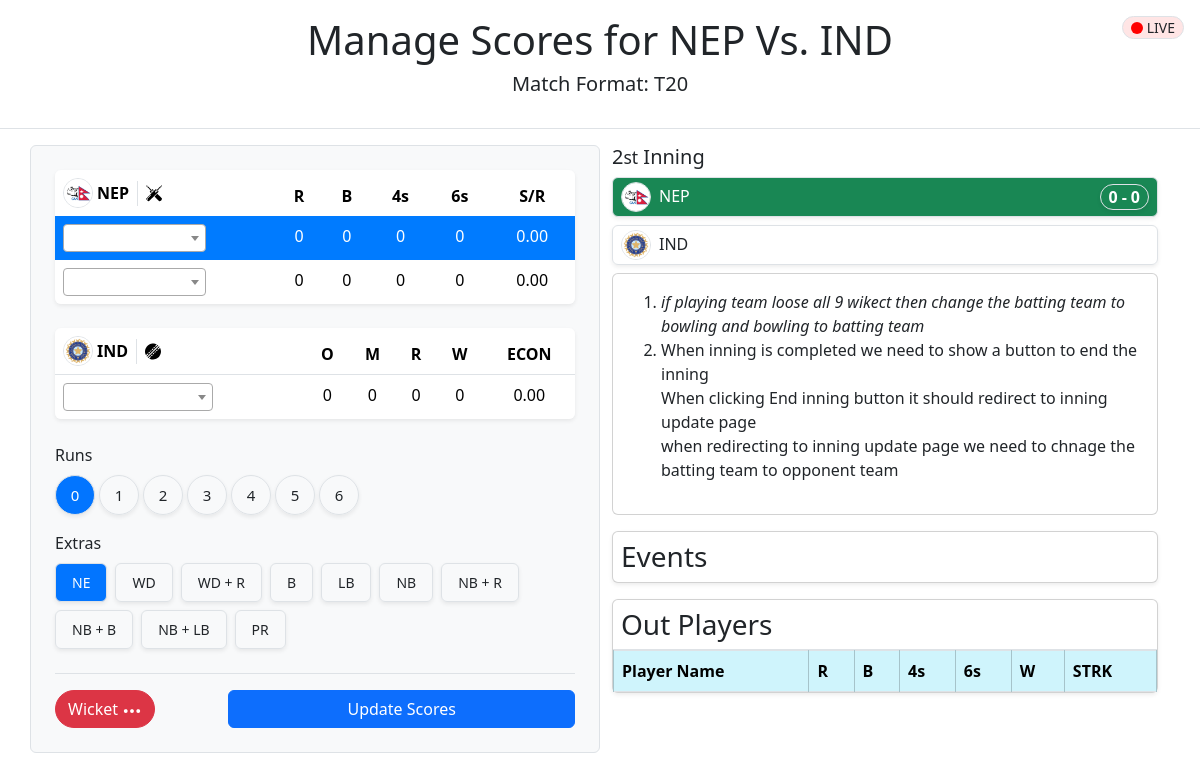
The page /cricket/manage_scores/3/ on the database its author committed.
### cricket/models.py (models this page shows, shortened)
class Match(models.Model):
    TOSS_DECISION_CHOICES = [
        ('bat', 'Decided to bat first'),
        ('bowl', 'Decided to bowl first'),
    ]
    INNING_CHOICES = [
        (1, 'First Inning'),
        (2, 'Second Inning'),
    ]
    MATCH_TYPE = [
        (1, 'Day'),
        (2, 'Day and Night'),
    ]
    match_name = models.CharField(max_length=100)
    date = models.DateField()
    time = models.TimeField(null=True, blank=True)  # New field for time
    location = models.ForeignKey(Location, on_delete=models.CASCADE)
    umpire = models.ManyToManyField('Umpire', related_name='umpires')
    team1 = models.ForeignKey(Team, on_delete=models.CASCADE, related_name='team1_matches', default=None)
    team2 = models.ForeignKey(Team, on_delete=models.CASCADE, related_name='team2_matches', default=None)
    batting_team = models.ForeignKey(Team, on_delete=models.CASCADE, related_name='batting_team_matches', null=True, blank=True)
    toss_winner = models.ForeignKey(Team, on_delete=models.CASCADE, related_name='toss_winner', null=True, blank=True)
    toss_decision = models.CharField(max_length=4, choices=TOSS_DECISION_CHOICES, null=True, blank=True)
    bowler = models.ForeignKey(Player, on_delete=models.CASCADE, related_name='bowler_matches', null=True, blank=True)
    striker = models.ForeignKey(Player, on_delete=models.CASCADE, related_name='striker_matches', null=True, blank=True)
    non_striker = models.ForeignKey(Player, on_delete=models.CASCADE, related_name='non_striker_matches', null=True, blank=True)
    inning = models.IntegerField(choices=INNING_CHOICES, null=True, blank=True, default=1)
    match_type = models.IntegerField(choices=MATCH_TYPE, null=True, blank=True, default=1)
    last_inning_team = models.CharField(max_length=4, null=True, blank=True)

class League(models.Model):
    T20 = 'T20'
    ODI = 'ODI'
    MATCH_FORMAT_CHOICES = [
        (T20, 'T20'),
        (ODI, 'ODI'),
    ]
    name = models.CharField(max_length=100)
    start_date = models.DateField()
    end_date = models.DateField()
    country = models.CharField(max_length=50)
    match_format = models.CharField(
        max_length=3,
        choices=MATCH_FORMAT_CHOICES,
        default=T20,  # You can set the default option if needed
    )
    matches = models.ManyToManyField(Match, related_name='leagues', blank=True)

class Team(models.Model):
    name = models.CharField(max_length=100)
    country = models.CharField(max_length=50)
    coach = models.ForeignKey(Coach, on_delete=models.CASCADE)
    players = models.ManyToManyField('Player', related_name='teams')
    logo = models.ImageField(upload_to='team_logos/', null=True, blank=True)
    team_profile = models.TextField(blank=True)
    def __str__(self):
        return self.name

### cricket/views.py (the view)
# urls.py: path('manage_scores/<int:match_id>/', views.manage_scores, name='manage_scores'),
def manage_scores(request, match_id):
    match = get_object_or_404(Match, pk=match_id)
    associated_league = League.objects.filter(matches__id=match_id).first()
    if request.method == 'POST':
        form = LiveScoreForm(request.POST)
        bowler_id = request.POST.get('bowler_id')
        if form.is_valid():
            live_score = form.save(commit=False)
            live_score.match = match
            team_id = request.POST.get('team')
            bowler_id = request.POST.get('bowler')
            strike_id = request.POST.get('strike')
            non_strike_id = request.POST.get('non_strike')
            out_player_id = request.POST.get('out_player_value')
            active_inning = request.POST.get('inning')
            batting_team = request.POST.get('batting_team')
            wicket_by = request.POST.get('wicket_by')
            wicket_at = request.POST.get('wicket_at')
            run_at = request.POST.get('run_at')
            over_run = request.POST.get('over_run')
            partner = request.POST.get('partner')
            partner_data = request.POST.get('partner_data')
            partner_data = request.POST.get('partner_data')
            last_inning_team = request.POST.get('last_inning_team')
            match.bowler_id = bowler_id
            match.striker_id = strike_id
            match.non_striker_id = non_strike_id
            match.batting_team_id = batting_team
            match.inning = active_inning
            match.last_inning_team = last_inning_team
            match.save()
            live_score.bowler_id = bowler_id
            live_score.strike_id = strike_id
            live_score.non_strike_id = non_strike_id
            live_score.team_id = team_id
            live_score.out_player_id = out_player_id
            live_score.wicket_by_id = wicket_by
            live_score.wicket_at = wicket_at
            live_score.run_at = run_at
            live_score.over_run = over_run
            live_score.partner = partner
            live_score.partner_data = partner_data
            live_score.save()
            return JsonResponse({'success': True})
        else:
            return JsonResponse({'success': False, 'errors': form.errors})
    else:
        form = LiveScoreForm()
    return render(request, 'manage_scores.html', {'match': match, 'associated_league': associated_league, 'form': form})

### cricket/forms.py
class LiveScoreForm(forms.ModelForm):
    class Meta:
        model = LiveScore
        fields = ['runs', 'extras', 'wicket', 'wicket_by', 'out_player']
        widgets = {
            'runs': forms.RadioSelect,
            'extras': forms.RadioSelect(attrs={'class': 'd-flex gap-2 radio-el flex-wrap'}),
            'out_player': forms.Select(attrs={'class': 'form-select select'}),
            'wicket': forms.RadioSelect(attrs={'class': 'd-flex radio-el flex-wrap gap-2'}),
            'wicket_by': forms.Select(attrs={'class': 'form-select select'}),
        }

### cricket/models.py (called while the page is built)
    def __str__(self):
        return f"{self.first_name} {self.last_name}"

### cricket/templates/manage_scores.html (shortened to what this page needs)
{% load static %}
<!DOCTYPE html>
<html>
    <head>
        <link rel="stylesheet" type="text/css" href="{% static 'cricket/css/view.css' %}">
        <link rel="stylesheet" type="text/css" href="{% static 'cricket/vendor/css/select2.css' %}">
        <link rel="stylesheet" type="text/css" href="{% static 'cricket/vendor/css/bootstrap.css' %}">
    </head>
    <body>
        <div class="py-3 text-center mb-3 border-bottom position-relative">
            <h1>Manage Scores for {{ match.match_name }}</h1>
            <h5>
                {% if associated_league %}
                    <p>Match Format: {{ associated_league.match_format }}</p>
                {% else %}
                    <p>No associated league found for this match.</p>
                {% endif %}
            </h5>
            <span class="position-absolute top-0 end-0 m-3 border p-0 px-2 text-uppercase rounded-pill d-flex align-items-center live"><span class="livedot me-1"></span><small>live</small></span>
        </div>
        <div class="container mb-5">
            <div class="row">
                {% include 'partials/liveadmin/score_updater.html' %}
                <div class="col-md-6">
                    {% include 'partials/liveadmin/inning_info.html' %}
                    {% include 'partials/liveadmin/notes.html' %}
                    {% include 'partials/liveadmin/details.html' %}
                    {% include 'partials/liveadmin/out_players.html' %}
                </div>
            </div>
        </div>
    </body>
</html>

### cricket/templates/partials/liveadmin/score_updater.html (shortened to what this page needs)
<div class="col-md-6 card p-4 border bg-light ">
    <form method="post" id="liveScoreForm" data-team="" data-out="" data-inning="{{ match.inning }}" data-batting="{{ match.batting_team_id }}" data-bowler="{{ match.bowler_id }}">
        <div class="batting-player-stats">
            <table class="table table-borderless mb-4 rounded shadow-sm overflow-hidden text-center">
                <thead>
                    <tr>
                        <th class="d-flex align-items-center">
                            <span class="batting-team-logo me-1">
                                <img class="border rounded-circle" style="width: 30px; height:30px;"  src="{{ match.batting_team.logo.url }}" alt="{{ match.batting_team.name }} Logo">
                            </span> {{ match.batting_team }}
                        </th>
                        <th>R</th>
                        <th>B</th>
                        <th>4s</th>
                        <th>6s</th>
                        <th>S/R</th>
                    </tr>
                </thead>
                <tbody class="strikeboard">
                    <tr class="sp-id">
                        <td><select style="width: 150px !important;" name="strike" id="strikeDropdown" class="form-select select"></select></td>
                        <td class="sp-totalRuns cmRuns">0</td>
                        <td class="sp-totalBalls cmtBall">0</td>
                        <td class="sp-total4s">0</td>
                        <td class="sp-total6s">0</td>
                        <td class="sp-strikeRate">0.00</td>
                    </tr>
                    <tr class="nsp-id">
                        <td><select style="width: 150px !important;" name="non_strike" id="nonstrikeDropdown" class="form-select select"></select></td>
                        <td class="nsp-totalRuns cmRuns">0</td>
                        <td class="nsp-totalBalls cmtBall">0</td>
                        <td class="nsp-total4s">0</td>
                        <td class="nsp-total6s">0</td>
                        <td class="nsp-strikeRate">0.00</td>
                    </tr>
                </tbody>
            </table>
        </div>
        <div class="bowling-player-stats">
            <table class="table table-borderless mb-4 rounded overflow-hidden shadow-sm text-center">
                <thead class="border-bottom">
                    <tr>
                        <th class="d-flex align-items-center">
                            <span class="me-1">
                                {% if match.batting_team_id == match.team1.id %}
                                    {% with opposite_team=match.team2 %}
                                        <img class="border rounded-circle" style="width: 30px; height:30px;" src="{{ opposite_team.logo.url }}" alt="{{ opposite_team.name }} Logo">
                                    {% endwith %}
                                {% else %}
                                    {% with opposite_team=match.team1 %}
                                        <img class="border rounded-circle" style="width: 30px; height:30px;" src="{{ opposite_team.logo.url }}" alt="{{ opposite_team.name }} Logo">
                                    {% endwith %}
                                {% endif %}
                            </span> {% if match.batting_team_id == match.team1.id %} {{ match.team2.name }} {% else %} {{ match.team1.name }} {% endif %}
                        </th>
                        <th>O</th>
                        <th>M</th>
                        <th>R</th>
                        <th>W</th>
                        <th>ECON</th>
                    </tr>
                </thead>
                <tbody id="playerScoreboardBody" class=" shadow-sm">
                    <tr>
                        <td><select style="width: 150px !important;" name="bowler" id="id_bowler" class="form-select select bowler"></select></td>
                        <td class="bp-totalOvers">0</td>
                        <td class="bp-maiden">0</td>
                        <td class="bp-runSpent">0</td>
                        <td class="bp-wicketTaken">0</td>
                        <td class="bp-economy">0.00</td>
                    </tr>
                </tbody>
            </table>
        </div>
        <div class="run-wrapper mb-3">
            <div class="form-label">{{ form.runs.label }}</div>
            <div class="run-selector d-flex gap-1 flex-wrap" id="id_runs">
                {% for radio in form.runs %}
                    <div class="rd-button">
                        <label for="{{ radio.id_for_label }}" class="rounded-circle shadow-sm border">{{ radio.choice_label }}</label>
                    </div>
                {% endfor %}
            </div>
        </div>
        <div class="extras-wrapper mb-3">
            <div class="form-label">{{ form.extras.label }}</div>
            <div class="run-selector d-flex gap-2 flex-wrap" id="id_extras">
                {% for radio in form.extras %}
                    <div class="rd-button">
                        <label for="{{ radio.id_for_label }}" class="rounded shadow-sm border p-2 px-3">{{ radio.choice_label }}</label>
                    </div>
                {% endfor %}
            </div>
        </div>
        <div class="form-footer d-flex justify-content-between">
            <div class="wicket-box"><span class="btn btn-danger rounded-pill">Wicket<span class="ms-1"><svg xmlns="http://www.w3.org/2000/svg" xml:space="preserve" width="20" viewBox="0 0 32 32" fill="#fff"><path d="M16 13c-2 0-3 1-3 3s1 3 3 3 3-1 3-3S18 13 16 13zM6 13c-2 0-3 1-3 3s1 3 3 3 3-1 3-3S8 13 6 13zM26 13c-2 0-3 1-3 3s1 3 3 3 3-1 3-3S28 13 26 13z"></path></svg></span></span></div>
            <div class="col-8 formSubmit">
                <input type="submit" value="Update Scores" id="submitScoreButton" class="btn btn-primary w-100">
            </div>
        </div>
    </form>
</div>

### cricket/templates/partials/liveadmin/inning_info.html
<h5>{{ match.inning }}<small>st</small> Inning</h5>
<div class="d-flex justify-content-between align-items-center border px-2 p-1 rounded shadow-sm mb-2 bg-success text-white">
    <div class="d-flex align-items-center">
        <span class="batting-team-logo me-2"><img class="border rounded-circle" style="width: 30px; height:30px;"  src="{{ match.batting_team.logo.url }}" alt="{{ match.batting_team.name }} Logo"> </span>
        <h6 class="mb-0">{{ match.batting_team }}</h6>
    </div>
    <div class="d-flex border p-0 px-2 rounded-pill shadow-sm" >
        <strong><span class="team-run">0</span></strong>
        <strong class="mx-1"><span> - </span></strong>
        <strong><span class="team-wicket">0</span></strong>
    </div>
</div>
<div class="d-flex justify-content-between align-items-center border px-2 p-1 rounded shadow-sm mb-2">
    <div class="d-flex align-items-center">
        <span class="batting-team-logo me-2">
            {% if match.batting_team_id == match.team1.id %}
                {% with opposite_team=match.team2 %}
                    <img class="border rounded-circle" style="width: 30px; height:30px;" src="{{ opposite_team.logo.url }}" alt="{{ opposite_team.name }} Logo">
                {% endwith %}
            {% else %}
                {% with opposite_team=match.team1 %}
                    <img class="border rounded-circle" style="width: 30px; height:30px;" src="{{ opposite_team.logo.url }}" alt="{{ opposite_team.name }} Logo">
                {% endwith %}
            {% endif %}
        </span>
        <h6 class="mb-0">{% if match.batting_team_id == match.team1.id %} {{ match.team2.name }} {% else %} {{ match.team1.name }} {% endif %}</h6>
    </div>
</div>

### cricket/static/cricket/css/view.css (style rules this page uses)
:root { --wicketColor: #ff0909; --extraColor: #182f56; }
.sm-icon { width: 25px; height: 25px; margin-right: 0.5rem; }
.livedot { width: 12px; height: 12px; background: red; display: block; border-radius: 50px; animation: blink 1s infinite; }
.live { background: rgb(255 0 0 / 10%); }
#liveScoreForm table tr td:first-child { text-align: left; }
#id_runs label { cursor: pointer; transition: background-color 0.3s ease; width: 40px; height: 40px; display: flex; align-items: center; justify-content: center; font-size: 15px !important; }
#id_extras label, #id_wicket label { border: 1px solid; width: auto; cursor: pointer; height: auto; padding: 5px 10px; border-radius: 5px; }
.rd-button input[type="radio"]:checked + label { background: #0275ff; color: #fff; }
#id_extras { border-bottom: var(--bs-border-width) var(--bs-border-style) var(--bs-border-color)!important; padding-bottom: 1.5rem!important; }
#liveScoreForm label { font-size: 14px; font-weight: 500; }
.strikeboard tr:first-child td { background-color: #007BFF; color: #fff; }

### rows shown on the page
Match: match_name "NEP Vs. IND", batting_team.logo (picture), batting_team "NEP", team2.name "IND", inning "2"
League: match_format "T20"
Team: logo (picture)

### other values the page prints
{{ radio.choice_label }} "0" "1" "2" "3" "4" "5" "6"
{{ radio.choice_label }} "NE" "WD" "WD + R" "B" "LB" "NB" "NB + R" "NB + B" "NB + LB" "PR"
